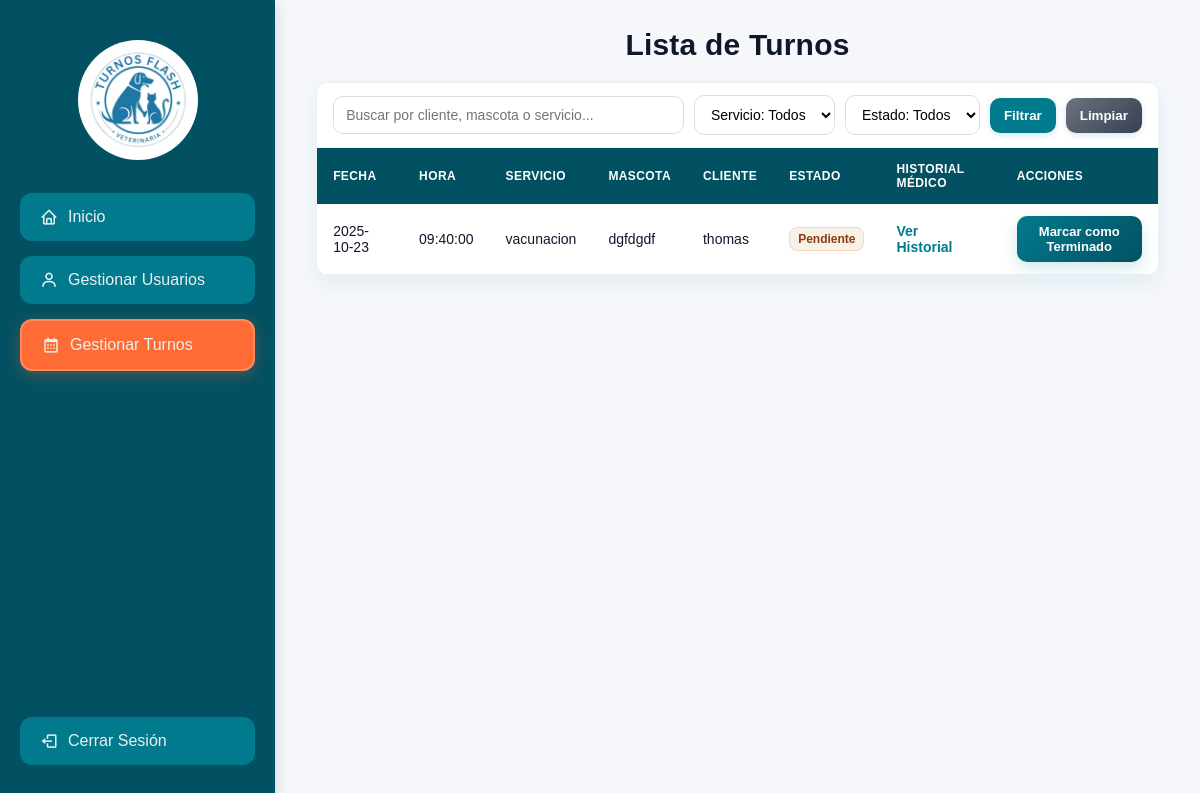
The app's page /gestionar_turnosdoc.php, older data.
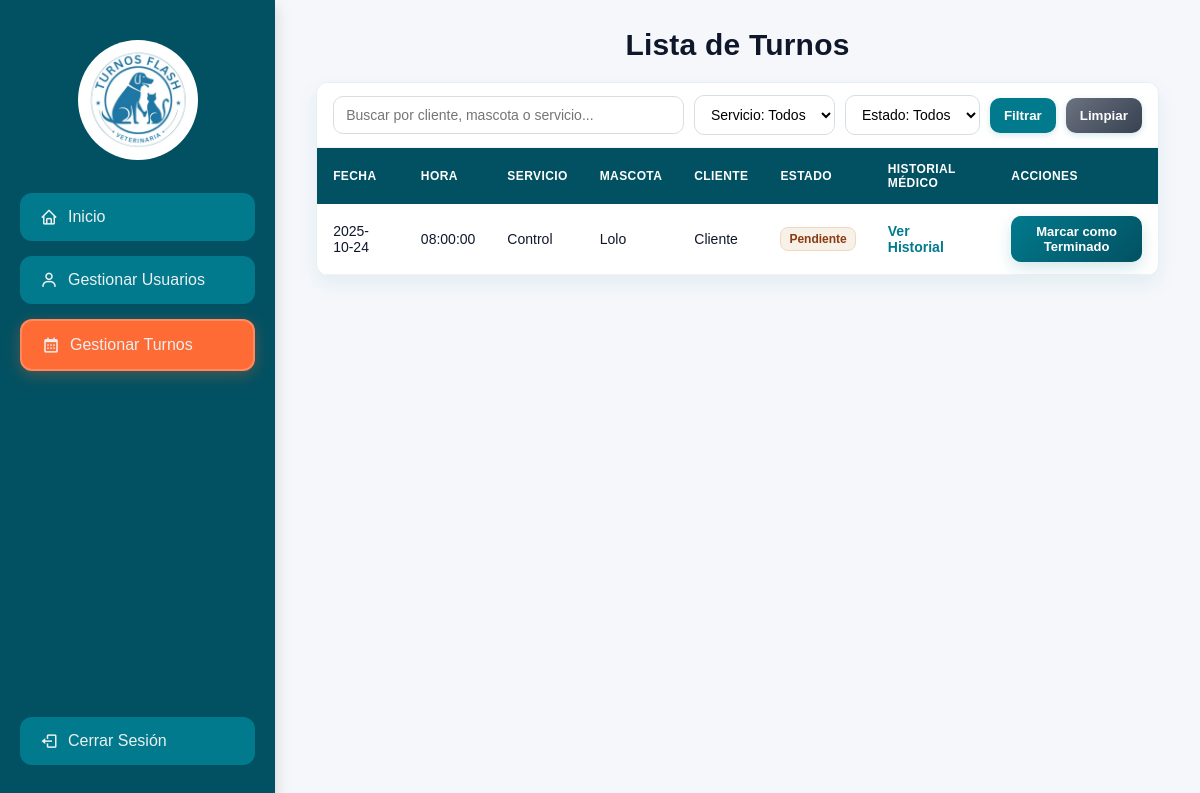
The same page, newer data.
### tables this page shows
CREATE TABLE `turnos` (
  `id` int(11) NOT NULL,
  `user_id` int(11) NOT NULL,
  `mascota_id` int(11) NOT NULL,
  `fecha` date NOT NULL,
  `hora` time NOT NULL,
  `tipo_servicio` enum('cirugia','peluqueria','vacunacion','Control','castracion','baño') NOT NULL,
  `estado` enum('Pendiente','Terminado') DEFAULT 'Pendiente'
);

CREATE TABLE `mascotas` (
  `id` int(11) NOT NULL,
  `user_id` int(11) NOT NULL,
  `nombre` varchar(50) NOT NULL,
  `especie` varchar(50) NOT NULL,
  `raza` varchar(50) NOT NULL,
  `edad` int(11) NOT NULL,
  `sexo` varchar(10) NOT NULL,
  `peso` decimal(5,2) NOT NULL,
  `esterilizado` tinyint(1) NOT NULL,
  `foto` varchar(255) DEFAULT NULL
);

CREATE TABLE `user` (
  `id` int(11) NOT NULL,
  `nombre_usuario` varchar(50) NOT NULL,
  `correo_electronico` varchar(100) NOT NULL,
  `contrasena` varchar(255) NOT NULL,
  `rol` enum('cliente','admin','doctor') DEFAULT 'cliente',
  `telefono` varchar(20) DEFAULT NULL,
  `dni` varchar(20) DEFAULT NULL,
  `apellido` varchar(50) DEFAULT NULL
);

### gestionar_turnosdoc.php (the view, shortened to what this page needs)
<?php
$mysqli = new mysqli("localhost", "root", "", "veterinaria");
$sql = "SELECT t.id AS turno_id, t.fecha, t.hora, t.tipo_servicio, m.id AS mascota_id, m.nombre AS mascota, u.nombre_usuario AS cliente, t.estado
        FROM turnos t
        JOIN mascotas m ON t.mascota_id = m.id
        JOIN user u ON t.user_id = u.id";
$result = $mysqli->query($sql);
if ($result->num_rows === 0) {
    $no_turnos = true;
} else {
    $no_turnos = false;
}
?>
<!DOCTYPE html>
<html lang="es">
<head>
    <link href='https://unpkg.com/boxicons@2.1.4/css/boxicons.min.css' rel='stylesheet'>
</head>
<body>
</head>
<body>
<div class="sidebar">
    <div class="profile-section">
        <img src="logo_perro.jpg" alt="Profile Image" class="profile-image">
    </div>
    <a href="doctor_dashboard.php"><i class='bx bx-home'></i><span>Inicio</span></a>
    <a href="gestionar_usudoc.php"><i class='bx bx-user'></i><span>Gestionar Usuarios</span></a>
    <a href="gestionar_turnosdoc.php" class="active"><i class='bx bx-calendar'></i><span>Gestionar Turnos</span></a>
    <div class="bottom-menu">
        <a href="index.php" id="logout-button" class="logout-button"><i class='bx bx-log-out'></i><span>Cerrar Sesión</span></a>
    </div>
</div>
<div class="content">
    <h1 style="text-align:center; margin-bottom: 20px;">Lista de Turnos</h1>
    <div class="turnos">
    <?php if ($no_turnos): ?>
        <p>No hay turnos disponibles.</p>
    <?php else: ?>
        <div class="table-card">
            <div class="table-toolbar">
                <input id="searchInput" class="toolbar-input" type="text" placeholder="Buscar por cliente, mascota o servicio...">
                <select id="filterServicio" class="toolbar-select">
                    <option value="">Servicio: Todos</option>
                </select>
                <select id="filterEstado" class="toolbar-select">
                    <option value="">Estado: Todos</option>
                </select>
                <button id="applyFilters" class="toolbar-button" type="button">Filtrar</button>
                <button id="clearFilters" class="toolbar-button" type="button" style="background:linear-gradient(135deg,#6b7280,#374151)">Limpiar</button>
            </div>
            <div class="table-scroll">
            <table id="turnosTable">
                <thead>
                    <tr>
                        <th>Fecha</th>
                        <th>Hora</th>
                        <th>Servicio</th>
                        <th>Mascota</th>
                        <th>Cliente</th>
                        <th>Estado</th>
                        <th>Historial Médico</th>
                        <th>Acciones</th>
                    </tr>
                </thead>
                <tbody>
                    <?php while ($row = $result->fetch_assoc()): ?>
                        <tr data-servicio="<?php echo htmlspecialchars(strtolower($row['tipo_servicio'])); ?>" data-estado="<?php echo htmlspecialchars(strtolower($row['estado'])); ?>">
                            <td><?php echo htmlspecialchars($row['fecha']); ?></td>
                            <td><?php echo htmlspecialchars($row['hora']); ?></td>
                            <td class="col-servicio"><?php echo htmlspecialchars($row['tipo_servicio']); ?></td>
                            <td class="col-mascota"><?php echo htmlspecialchars($row['mascota']); ?></td>
                            <td class="col-cliente"><?php echo htmlspecialchars($row['cliente']); ?></td>
                            <td>
                                <?php $st = strtolower($row['estado']); ?>
                                <span class="badge <?php echo $st === 'terminado' ? 'badge-terminado' : 'badge-pendiente'; ?>"><?php echo htmlspecialchars($row['estado']); ?></span>
                            </td>
                            <td class="action-links">
                                <a href="historial_mascota.php?mascota_id=<?php echo htmlspecialchars($row['mascota_id']); ?>">Ver Historial</a>
                            </td>
                            <td>
                                <?php if (strtolower($row['estado']) !== 'terminado'): ?>
                                    <form method="post" style="display:inline;">
                                        <button type="submit" name="mark_completed" class="mark-completed">Marcar como Terminado</button>
                                    </form>
                                <?php endif; ?>
                            </td>
                        </tr>
                    <?php endwhile; ?>
                </tbody>
            </table>
            </div>
        </div>
    <?php endif; ?>
    </div>
    </div>
</body>
</html>

### gestionar_turnosdoc.php (style rules this page uses)
body { font-family: Arial, sans-serif; margin: 0; padding: 0; display: flex; overflow: auto; background: #f5f7fb; color: #0f172a; transition: background 0.3s, color 0.3s; font-size: 15px; }
.sidebar { width: 275px; background-color: #025162; color: #ecf0f1; padding-top: 40px; display: flex; flex-direction: column; align-items: center; height: 100vh; transition: width 0.3s, background-color 0.3s, box-shadow 0.3s; position: fixed; left: 0; top: 0; box-shadow: 0 5px 15px rgba(0,0,0,0.15); }
.content { margin-left: 275px; width: calc(100% - 275px); padding: 20px; padding-bottom: 60px; transition: margin-left 0.3s; min-height: calc(100vh - 40px); }
.profile-section { text-align: center; margin-bottom: 20px; transition: margin-bottom 0.3s; }
.profile-image { width: 120px; height: 120px; border-radius: 50%; object-fit: cover; margin-bottom: 10px; transition: width 0.3s, height 0.3s; }
.sidebar a { display: flex; align-items: center; justify-content: flex-start; color: #ecf0f1; text-decoration: none; padding: 15px 20px; width: calc(100% - 40px); margin-bottom: 15px; background-color: #027a8d; border-radius: 12px; font-size: 16px; transition: background-color 0.3s, padding 0.3s, transform 0.15s ease-in-out; box-sizing: border-box; position: relative; }
.sidebar a.active { background-color: #ff6b35; box-shadow: 0 4px 15px rgba(255, 107, 53, 0.3); border: 2px solid rgba(255, 255, 255, 0.2); }
.sidebar i { margin-right: 10px; font-size: 18px; }
.sidebar span { transition: opacity 0.3s ease; }
.sidebar .bottom-menu { margin-top: auto; width: 100%; padding-bottom: 60px; display: flex; flex-direction: column; align-items: center; }
.logout-button { margin-bottom: 30px; }
.content { flex-grow: 1; padding: 24px 20px 32px; text-align: left; min-height: 100vh; transition: padding 0.3s; }
h1 { margin: 4px 0 16px; font-weight: 700; color: #0f172a; letter-spacing: .2px; }
.table-card { width: 95%; max-width: 1180px; margin: 0 auto 20px; background: #fff; border-radius: 12px; box-shadow: 0 8px 20px rgba(2,122,141,0.08); overflow: hidden; border: 1px solid #e9eef2; text-align: left; }
.table-scroll { max-height: calc(100vh - 260px); overflow: auto; }
.table-card table { width: 100%; border-collapse: collapse; }
.table-card thead th { position: sticky; top: 0; background: #025162; color: #fff; padding: 14px 16px; font-weight: 700; text-transform: uppercase; font-size: 12px; letter-spacing: .4px; }
.table-card tbody td { padding: 12px 16px; border-bottom: 1px solid #eef2f7; color: #0f172a; vertical-align: middle; font-size: 14px; }
.table-card tbody tr { transition: background .15s ease, transform .08s ease; }
.action-links a { color: #027a8d; text-decoration: none; margin-right: 10px; font-weight: 600; }
.badge { display:inline-block; padding:4px 8px; border-radius:8px; font-size:12px; font-weight:700; }
.badge-pendiente { background:#f8f1e7; color:#8a3b12; border:1px solid #efd8bf; }
.mark-completed { background: linear-gradient(135deg,#027a8d,#025162); color:#fff; border:none; padding:8px 14px; border-radius:10px; cursor:pointer; font-size:13px; font-weight:700; box-shadow:0 6px 16px rgba(2,122,141,0.18); }
.turnos { margin-left: 0; }
.table-toolbar { display:flex; gap:10px; align-items:center; padding:12px 16px; background:#ffffff; border-bottom:1px solid #eef2f7; position: sticky; top: 0; z-index: 2; }
.toolbar-input, .toolbar-select { padding:10px 12px; border:1px solid #d6dee3; border-radius:10px; background:#fff; font-size:14px; transition: box-shadow .15s ease, border-color .15s ease; }
.toolbar-input { flex:1; }
.toolbar-button { background: #027a8d; color:#fff; border:none; padding:10px 14px; border-radius:10px; font-weight:700; cursor:pointer; box-shadow:0 2px 6px rgba(2,122,141,0.18); }

Row changes from the older to the newer data that the page shows:
removed turnos: fecha "2025-10-23", hora "09:40:00", tipo_servicio "vacunacion", mascota.nombre "dgfdgdf", user.nombre_usuario "thomas", estado "Pendiente"
added turnos: fecha "2025-10-24", hora "08:00:00", tipo_servicio "Control", mascota.nombre "Lolo", user.nombre_usuario "Cliente", estado "Pendiente"
